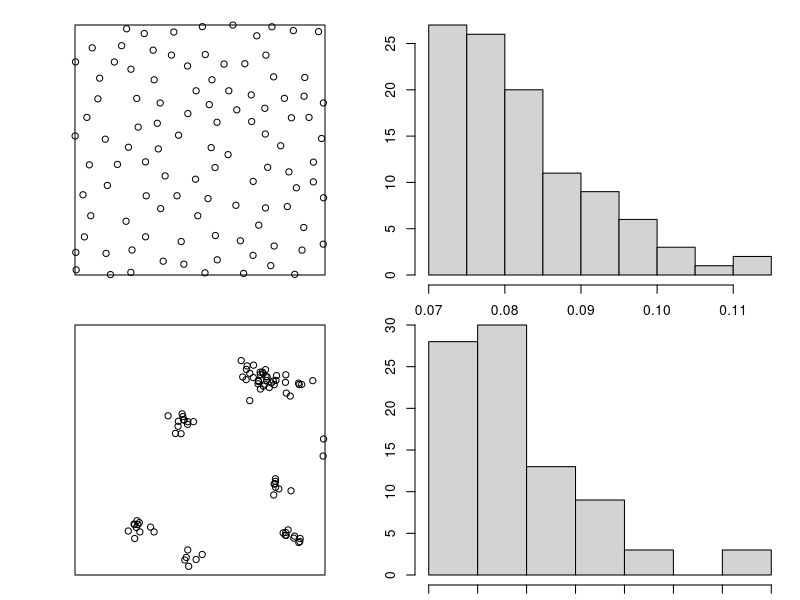

Here is the R script that generated this plot:
## ---- chunk 1
library(spatstat)
## ---- chunk 2
pp1 <- rSSI(0.07, n = 105)
pp2 <- rThomas(10, 0.03, 10)
## ---- chunk 3
nn1 <- nndist(pp1)
nn2 <- nndist(pp2)
## ---- chunk 4
par(mfrow = c(2, 2), mai = rep(0.15, 4))

plot(pp1, main = "")
hist(nn1, main = "", xlab = "Distance", ylab = "Frequency")
plot(pp2, main = "")
hist(nn2, main = "", xlab = "Distance", ylab = "Frequency")
## ---- chunk 5
# The MIT License (MIT)
#
# Copyright (c) 2023 David O'Sullivan
#
# Permission is hereby granted, free of charge, to any person
# obtaining a copy of this software and associated documentation
# files (the "Software"), to deal in the Software without restriction,
# including without limitation the rights to use, copy, modify, merge,
# publish, distribute, sublicense, and/or sell copies of the Software,
# and to  permit persons to whom the Software is furnished to do so,
# subject to the following conditions:
#
# The above copyright notice and this permission notice shall be included
# in all copies or substantial portions of the Software.
#
# THE SOFTWARE IS PROVIDED "AS IS", WITHOUT WARRANTY OF ANY KIND, EXPRESS
# OR IMPLIED, INCLUDING BUT NOT LIMITED TO THE WARRANTIES OF MERCHANTABILITY,
# FITNESS FOR A PARTICULAR PURPOSE AND NONINFRINGEMENT. IN NO EVENT SHALL
# THE AUTHORS OR COPYRIGHT HOLDERS BE LIABLE FOR ANY CLAIM, DAMAGES OR OTHER
# LIABILITY, WHETHER IN AN ACTION OF CONTRACT, TORT OR OTHERWISE, ARISING
# FROM, OUT OF OR IN CONNECTION WITH THE SOFTWARE OR THE USE OR OTHER
# DEALINGS IN THE SOFTWARE.
